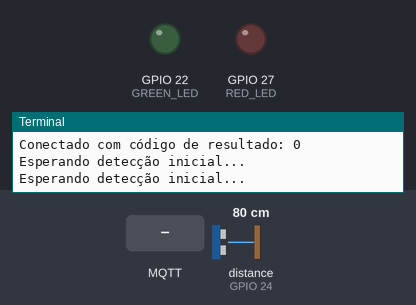
A program run on a simulated Raspberry Pi (BCM pin numbers). On the bench: output pins drawn as LEDs (lit = HIGH), the last lines printed to the terminal. The test bench sets the inputs (shaded band); at power-on: distance to the obstacle (sensor on GPIO 24) 80 cm. The echo pulse lasts 58.3 µs per cm; no MQTT or app messages arrive unless stated; the clock reads 2024-03-15 10:24:30 at power-on unless the program sets it; pins used as bus, display or sensor lines are not drawn.

Above: at 1.3 s.
1.4 s: distance to the obstacle (sensor on GPIO 24) set to 44 cm
4.3 s: distance to the obstacle (sensor on GPIO 24) set to 38 cm
At 6.7 s:
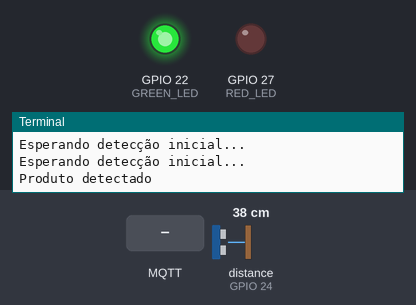
7.6 s: MQTT message "reiniciar" arrives on the first subscribed topic
At 8.0 s:
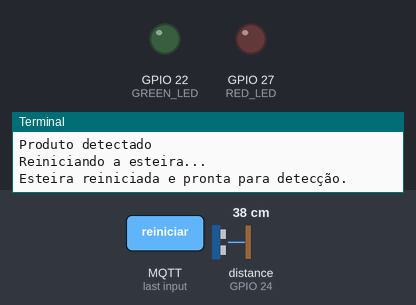
Timing chart, 0 to 10.6 s (numbered marks = the images above; inputs shaded):
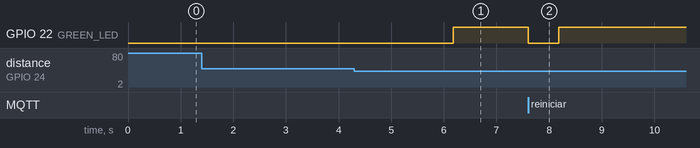

Measured:
- the behaviour switches between 41 and 40 cm on distance to the obstacle (sensor on GPIO 24) (found by bisection; images 0 and 1)
- after the input at 4.3 s, GPIO 22 (GREEN_LED): LOW → HIGH after 1.9 s
- after the input at 7.6 s, GPIO 22 (GREEN_LED): HIGH → LOW at once, → HIGH 0.58 s later

The program:

raspberry.py
```python
import RPi.GPIO as GPIO
import time
import paho.mqtt.client as mqtt
import threading

TRIG_PIN = 23
ECHO_PIN = 24
GREEN_LED = 22
RED_LED = 27
DISTANCE_THRESHOLD = 40
TIMEOUT = 30

GPIO.setmode(GPIO.BCM)
GPIO.setup(TRIG_PIN, GPIO.OUT)
GPIO.setup(ECHO_PIN, GPIO.IN)
GPIO.setup(GREEN_LED, GPIO.OUT)
GPIO.setup(RED_LED, GPIO.OUT)

MQTT_BROKER = "192.168.0.243"
MQTT_PORT = 1883
MQTT_TOPIC = "esteira/status"
MQTT_TOPIC_RESTART = "esteira/reiniciar"

client = mqtt.Client()
reiniciar_event = threading.Event()

def on_connect(client, userdata, flags, rc):
  print("Conectado com código de resultado: " + str(rc))
  client.subscribe(MQTT_TOPIC_RESTART)
  client.publish(MQTT_TOPIC, "funcionando", qos=1)

client.on_connect = on_connect
client.connect(MQTT_BROKER, MQTT_PORT, 60)

def medir_distancia():
  GPIO.output(TRIG_PIN, True)
  time.sleep(0.00001)
  GPIO.output(TRIG_PIN, False)

  while GPIO.input(ECHO_PIN) == 0:
    inicio_pulso = time.time()

  while GPIO.input(ECHO_PIN) == 1:
    fim_pulso = time.time()

  duracao = fim_pulso - inicio_pulso
  distancia = (duracao * 34300) / 2
  return distancia

def monitorar_esteira():
  ultimo_tempo_objeto = time.time()
  detectando = True
  espera_reiniciar = True
  tempo_inicio = time.time()

  try:
    while True:
      if reiniciar_event.is_set():
        detectando = True
        GPIO.output(GREEN_LED, GPIO.HIGH)
        GPIO.output(RED_LED, GPIO.LOW)
        reiniciar_event.clear()
        espera_reiniciar = True
        tempo_inicio = time.time()

      if espera_reiniciar:
        print("Esperando detecção inicial...")
        distancia = medir_distancia()
        if distancia < DISTANCE_THRESHOLD:
          espera_reiniciar = False

        if time.time() - tempo_inicio > TIMEOUT:
          print("Esteira parada (timeout na detecção inicial)")
          GPIO.output(GREEN_LED, GPIO.LOW)
          GPIO.output(RED_LED, GPIO.HIGH)
          client.publish(MQTT_TOPIC, "parada", qos=1)
          detectando = False
          espera_reiniciar = False
          continue

        time.sleep(1)
        continue

      if not detectando:
        GPIO.output(GREEN_LED, GPIO.LOW)
        GPIO.output(RED_LED, GPIO.HIGH)
        time.sleep(1)
        continue

      distancia = medir_distancia()

      if distancia < DISTANCE_THRESHOLD:
        print("Produto detectado")
        GPIO.output(GREEN_LED, GPIO.HIGH)
        GPIO.output(RED_LED, GPIO.LOW)
        client.publish(MQTT_TOPIC, "funcionando", qos=1)
        ultimo_tempo_objeto = time.time()
        espera_reiniciar = False
      else:
        if time.time() - ultimo_tempo_objeto > TIMEOUT:
          print("Esteira parada")
          GPIO.output(GREEN_LED, GPIO.LOW)
          GPIO.output(RED_LED, GPIO.HIGH)
          client.publish(MQTT_TOPIC, "parada", qos=1)
          detectando = False

      time.sleep(1)

  except KeyboardInterrupt:
    print("Monitoramento encerrado")
  finally:
    GPIO.cleanup()

def on_message(client, userdata, msg):
  global detectando, ultimo_tempo_objeto
  if msg.topic == MQTT_TOPIC_RESTART and msg.payload.decode() == "reiniciar":
    print("Reiniciando a esteira...")
    detectando = True
    ultimo_tempo_objeto = time.time()
    GPIO.output(GREEN_LED, GPIO.LOW)
    GPIO.output(RED_LED, GPIO.LOW)
    client.publish(MQTT_TOPIC, "reiniciando", qos=1)
    reiniciar_event.set()
    print("Esteira reiniciada e pronta para detecção.")
    client.publish(MQTT_TOPIC, "funcionando", qos=1)

client.on_message = on_message
client.loop_start()

monitorar_esteira()
```
